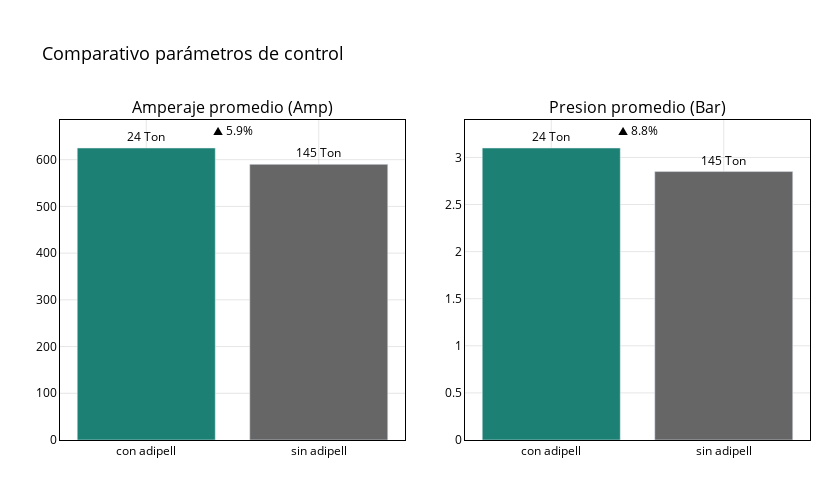

Notebook cell for this chart:
### Code cell
barras_1xn_tons_con_delta(
    granel_group,
    y_cols=["amperaje_promedio", "presion_promedio"],
    #filename=f"{ROOT_IMAGEN}/amp_presion_granel.html",
    title_prefix="Comparativo parámetros de control",
    order=("con adipel", "sin adipel"),
    titles=["Amperaje promedio (Amp)", "Presion promedio (Bar)"],
    decimals_map={"amperaje_promedio": 2, "presion_promedio": 2,}
)

### Figure 1 — Plotly figure (JSON) as saved in the notebook; plotly's stock layout.template omitted (floating-point values rounded to 4 significant figures)
{"data": [{"cliponaxis": false, "hovertemplate": "<b>%{x}</b><br>amperaje_promedio: %{y:.2f}<br>Toneladas: %{text}<extra></extra>", "insidetextfont": {"color": "black"}, "marker": {"color": ["#1C8074", "#666666"]}, "text": ["24 Ton", "145 Ton"], "textfont": {"color": "black"}, "textposition": "outside", "type": "bar", "x": ["con adipell", "sin adipell"], "xaxis": "x", "y": [625, 590], "yaxis": "y"}, {"cliponaxis": false, "hovertemplate": "<b>%{x}</b><br>presion_promedio: %{y:.2f}<br>Toneladas: %{text}<extra></extra>", "insidetextfont": {"color": "black"}, "marker": {"color": ["#1C8074", "#666666"]}, "text": ["24 Ton", "145 Ton"], "textfont": {"color": "black"}, "textposition": "outside", "type": "bar", "x": ["con adipell", "sin adipell"], "xaxis": "x2", "y": [3.1, 2.85], "yaxis": "y2"}], "layout": {"annotations": [{"font": {"size": 16}, "showarrow": false, "text": "Amperaje promedio (Amp)", "x": 0.23, "xanchor": "center", "xref": "paper", "y": 1, "yanchor": "bottom", "yref": "paper"}, {"font": {"size": 16}, "showarrow": false, "text": "Presion promedio (Bar)", "x": 0.77, "xanchor": "center", "xref": "paper", "y": 1, "yanchor": "bottom", "yref": "paper"}, {"font": {"color": "black", "size": 12}, "showarrow": false, "text": "▲ 5.9%", "x": 0.5, "xref": "x domain", "y": 662.5, "yref": "y"}, {"font": {"color": "black", "size": 12}, "showarrow": false, "text": "▲ 8.8%", "x": 0.5, "xref": "x2 domain", "y": 3.286, "yref": "y2"}], "font": {"color": "black"}, "height": 480, "margin": {"b": 40, "l": 60, "r": 30, "t": 120}, "paper_bgcolor": "rgba(0,0,0,0)", "plot_bgcolor": "rgba(0,0,0,0)", "showlegend": false, "title": {"font": {"color": "black", "size": 18}, "text": "Comparativo parámetros de control"}, "width": 840, "xaxis": {"anchor": "y", "categoryarray": ["con adipel", "sin adipel"], "categoryorder": "array", "domain": [0, 0.46], "gridcolor": "rgba(0,0,0,0.1)", "linecolor": "black", "linewidth": 1, "mirror": true, "showline": true, "tickfont": {"color": "black"}, "title": {"font": {"color": "black"}}}, "xaxis2": {"anchor": "y2", "categoryarray": ["con adipel", "sin adipel"], "categoryorder": "array", "domain": [0.54, 1], "gridcolor": "rgba(0,0,0,0.1)", "linecolor": "black", "linewidth": 1, "mirror": true, "showline": true, "tickfont": {"color": "black"}, "title": {"font": {"color": "black"}}}, "yaxis": {"anchor": "x", "domain": [0, 1], "gridcolor": "rgba(0,0,0,0.1)", "linecolor": "black", "linewidth": 1, "mirror": true, "showline": true, "tickfont": {"color": "black"}, "title": {"font": {"color": "black"}}}, "yaxis2": {"anchor": "x2", "domain": [0, 1], "gridcolor": "rgba(0,0,0,0.1)", "linecolor": "black", "linewidth": 1, "mirror": true, "showline": true, "tickfont": {"color": "black"}, "title": {"font": {"color": "black"}}}}}
